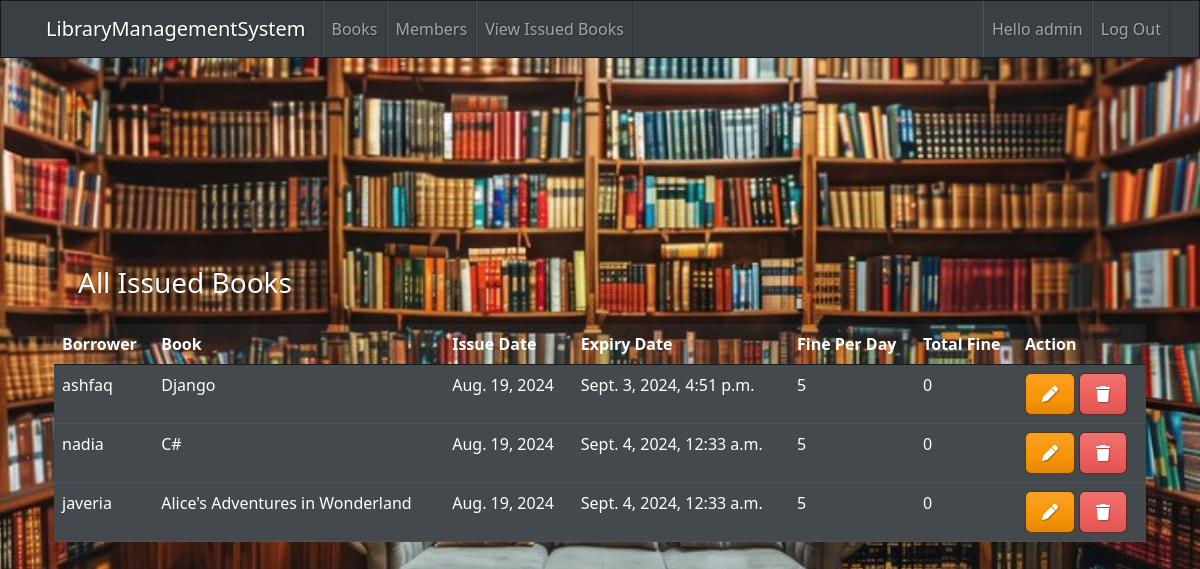
/library/issue_book_view/ (signed in), run on the app's committed database.
### library/models.py (models this page shows, shortened)
class Member(AbstractUser):
    STATUS_CHOICES = [
        ('active', 'Active'),
        ('closed', 'Closed'),
        ('blacklist', 'Blacklist'),
    ]
    USER = [
        ('librarian', 'Librarian'),
        ('student', 'Student'),
    ]
    user_type = models.CharField(choices=USER, max_length=50, default='student')
    membership_date = models.DateTimeField(auto_now_add=True)
    membership_status = models.CharField(max_length=20, choices=STATUS_CHOICES, default='active')
    def __str__(self):
        return self.username

class IssueBook(models.Model):
    book = models.ForeignKey(Book, on_delete=models.CASCADE)
    borrower = models.ForeignKey(Member, on_delete=models.CASCADE)
    issued_date = models.DateField(default=timezone.now)
    returned_date = models.DateField(null=True, blank=True)
    expired_date = models.DateTimeField(default=timezone.datetime.today() + timedelta(days=15))
    fine_per_day = models.PositiveIntegerField(default=0)
    over_due = models.BooleanField(default=False, null=True, blank=True)
    @property
    def get_total_fine(self):
        total_fine = 0
        today = timezone.now()  # Get the current time with timezone info
        if today > self.expired_date:
            self.over_due = True
            days = (today - self.expired_date).days  # Calculate days overdue
            total_fine = self.fine_per_day * days
        return total_fine

class Book(models.Model):
    STATUS = [
        ('available', 'Available'),
        ('loaned', 'Loaned'),
        ('lost', 'Lost'),
    ]
    title = models.CharField(max_length=200)
    author = models.ForeignKey(Author, on_delete=models.CASCADE)
    category = models.ForeignKey(Category, on_delete=models.CASCADE)
    publisher = models.CharField(max_length=200)
    isbn = models.CharField(max_length=13, unique=True)
    status = models.CharField(max_length=50, choices=STATUS, default='available')
    add_date = models.DateTimeField(auto_now_add=True)
    def __str__(self):
        return self.title

### library/decorators.py (the view)
    def _wrapped_view_func(request, *args, **kwargs):
        if request.user.user_type == 'librarian' or request.user.is_staff:
            return view_func(request, *args, **kwargs)
        else:
            raise PermissionDenied

### library/views.py (called while the page is built)
@login_required
@librarian_or_admin_required
def IssueBookListView(request):
    book = IssueBook.objects.all()
    paginator = Paginator(book, 5)
    page_number = request.GET.get('page')
    issue_book_obj = paginator.get_page(page_number)
    context = {
        'issue_book_obj': issue_book_obj
    }
    return render(request, 'issue_book_list.html', context)

### library/templates/issue_book_list.html (shortened to what this page needs)
{% extends 'base.html' %}
{% block content %}
<div class="container-fluid">
    <h3 class="m-4">All Issued Books</h3>
    <div class="table-responsive">
        <table class="table">
            <thead>
                <tr>
                    <th scope="col">Borrower</th>
                    <th scope="col">Book</th>
                    <th scope="col">Issue Date</th>
                    <th scope="col">Expiry Date</th>
                    <th scope="col">Fine Per Day</th>
                    <th scope="col">Total Fine</th>
                    <th scope="col">Action</th>
                </tr>
            </thead>
            <tbody>
                {% for book in issue_book_obj %}
                <tr class="table-primary">
                    <td>{{ book.borrower }}</td>
                    <td>{{ book.book }}</td>
                    <td>{{ book.issued_date }}</td>
                    <td>{{ book.expired_date }}</td>
                    <td>{{ book.fine_per_day}}</td>
                    <td>{{ book.get_total_fine }}</td>
                    <td>
                        <a href="{% url 'edit_issue_book' book.id %}"><i class="fa-solid fa-pen btn btn-warning"></i></a>
                        <a href="" data-bs-toggle="modal" data-bs-target="#delete_issuebook{{book.id}}"><i class="fa-solid fa-trash btn btn-danger"></i></a>
                    </td>
                </tr>
                {% endfor %}
            </tbody>
        </table>
    </div>
</div>
{% endblock content %}

### library/templates/nav.html (shortened to what this page needs)
<div class="navbar navbar-expand-lg fixed-top navbar-dark bg-primary">
    <div class="container">
      <span class="navbar-brand">LibraryManagementSystem</span>
      <div class="collapse navbar-collapse" id="navbarResponsive">
        {% if request.user.is_staff or request.user.user_type == 'librarian' %}
        <ul class="navbar-nav">
            <li class="nav-item">
              <a class="nav-link" href="{% url 'books' %}"
                >Books
              </a>
            </li>
            <li class="nav-item">
              <a class="nav-link" href="{% url 'members' %}">Members</a>
            </li>
            <li class="nav-item">
              <a class="nav-link" href="{% url 'issue_book_view' %}">View Issued Books</a>
            </li>
        </ul>
        <ul class="navbar-nav ms-md-auto">
          <li class="nav-item">
            <span class="nav-link">Hello {{request.user.username}}</span>
          </li>
          <li class="nav-item">
            <a class="nav-link" href="{% url 'logout' %}">Log Out</a>
          </li>
        </ul>
        {% else %}
        <ul class="navbar-nav ms-md-auto">
            <li class="nav-item">
                <a class="nav-link" href="{% url 'login' %}">Login/Sign Up</a>
            </li>
        </ul>
        {% endif %}
      </div>
    </div>
  </div>

### data on the page
Member: user.username "admin"
IssueBook: borrower "ashfaq", book "Django", issued_date "Aug. 19, 2024", expired_date "Sept. 3, 2024, 4:51 p.m.", fine_per_day "5", get_total_fine "0"
IssueBook: borrower "nadia", book "C#", issued_date "Aug. 19, 2024", expired_date "Sept. 4, 2024, 12:33 a.m.", fine_per_day "5", get_total_fine "0"
IssueBook: borrower "javeria", book "Alice's Adventures in Wonderland", issued_date "Aug. 19, 2024", expired_date "Sept. 4, 2024, 12:33 a.m.", fine_per_day "5", get_total_fine "0"
